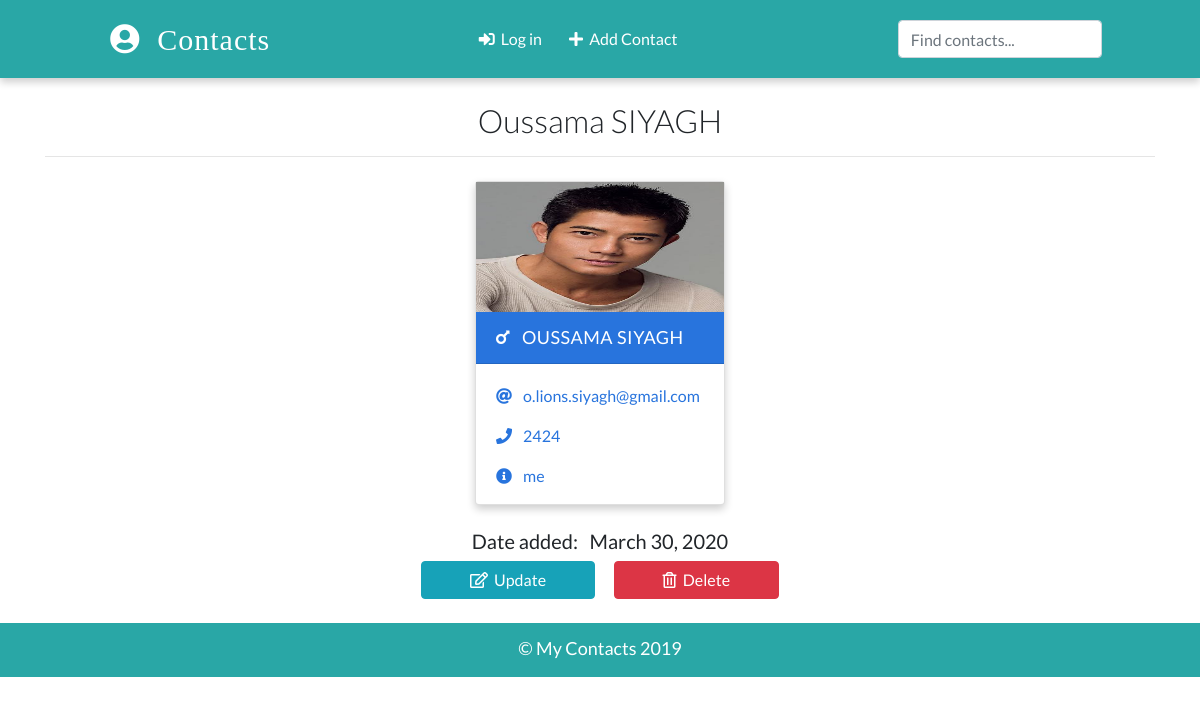
Before: /detail/2 with the older database file.
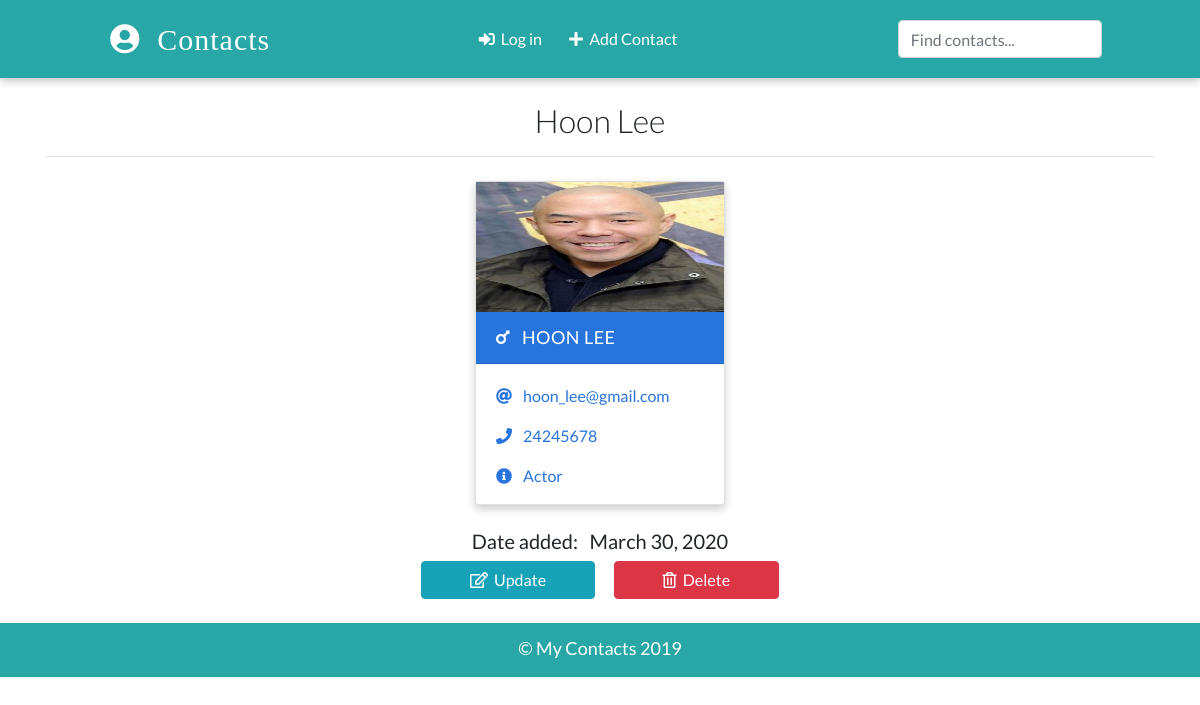
After: the same page with the newer database file.
### app/models.py (models this page shows, shortened)
class Contact(models.Model):
    name = models.CharField(max_length=20)
    email = models.EmailField(max_length=100)
    phone = models.IntegerField()
    info = models.CharField(max_length=30)
    gender = models.CharField(max_length=50, choices=(('male', 'Male'), ('female', 'Female')))
    image = models.ImageField(upload_to='images/', blank=True)
    date_added = models.DateField(default=datetime.now)

### app/views.py (the view)
# urls.py: path('detail/<int:pk>', views.ContactDetailView.as_view(), name="detail"),
class ContactDetailView(DetailView):
    template_name = 'detail.html'
    model = Contact
    context_object_name = 'contact'

### templates/detail.html (shortened to what this page needs)
{% extends 'base.html' %}
{% load static %}
{% block content %}
    <div class="container">
      <h2 class="heading font-weight-light text-center">{{contact.name}}</h2>
      <hr />
    </div>
    <div class="container main-part">
      {% include 'partials/_card.html' %}
    </div>
    <div class="container mt-3">
        <h5 class="text-center">Date added: &nbsp; {{contact.date_added}}</h5>
      <p class="text-center text-light">
        <a class="btn btn-info px-5" href="{% url 'update' contact.id %}">
        <i class="far fa-edit"></i>&nbsp; Update
        </a>
          <a class="btn btn-danger px-5" href="{% url 'delete' contact.id %}">
        <i class="far fa-trash-alt"></i>&nbsp; Delete
          </a>
      </p>
    </div>
{% endblock content %}

### templates/base.html (shortened to what this page needs)
<!doctype html>
{% load static %}
<html lang="en">
  <head>
    <link
      rel="stylesheet"
      href="https://stackpath.bootstrapcdn.com/bootstrap/4.2.1/css/bootstrap.min.css"
    />
    <link rel="stylesheet" href="{% static './css/main.css' %}" />
    <link
      rel="stylesheet"
      href="https://use.fontawesome.com/releases/v5.6.3/css/all.css"
    />
  </head>
  <body>
    <nav>
      <a class="logo" href="{% url 'home' %}">
        <i class="fas fa-user-circle"></i>&nbsp; Contacts
      </a>
      <p class="feature-link m-0 p-0">
        {% if request.user.is_authenticated %}
        <a href="{% url 'logout' %}" class="mr-4 text-white">
        <i class="fas fa-sign-in-alt"></i>&nbsp; Log out
        </a>
        {% else %}
        <a href="{% url 'login' %}" class="mr-4 text-white">
        <i class="fas fa-sign-in-alt"></i>&nbsp; Log in
        </a>
        {% endif %}
      <a href="{% url 'create' %}" class="mr-4 text-white">
      <i class="fas fa-plus"></i>&nbsp; Add Contact
      </a>
      </p>
      <form class="form-inline my-2" action="{% url 'search' %}"  method="GET">
        <input
          class="form-control search- box "
          type="text"
          placeholder="Find contacts..."
          name="search_term"
        />
      </form>
    </nav>
    <br />
        {% block content %}
        {% endblock content %}
    <footer class="mt-4 p-2">
      <p class="text-center p-1 m-0">&copy; My Contacts 2019</p>
    </footer>
  </body>
</html>

### templates/partials/_card.html (shortened to what this page needs)
{% load static %}
{% if contact.gender == 'male' %}
      <div class="card my-2 mx-2 boy-card">
        <img src="{% if contact.image %}
        {{contact.image.url}}
        {% else %}
        {% static './images/boy.png' %}
        {% endif %}" class="img-fluid" />
        <div class="card-header">
          <a href="{% url 'detail' contact.id %}" class="text-white header-link"
            ><i class="fas fa-mars mr-2"></i> {{contact.name}} </a>
        </div>
        <div class="card-body pb-0">
          <p>
            <i class="fas fa-at mr-2"></i>
            <a href="mailto:{{contact.email}}">{{contact.email}}</a>
          </p>
          <p>
            <i class="fas fa-phone mr-2"></i>
            <a href="tel:{{contact.phone}}">{{contact.phone}}</a>
          </p>
          <p><i class="fas fa-info-circle mr-2"></i> {{contact.info}}</p>
        </div>
      </div>
        {% endif %}

### static/css/main.css (style rules this page uses)
:root { --back: #29a7a6; --girl: #e64298; --boy: #2874dd; }
body { font-family: Lato, sans-serif; }
nav { font-weight: light; display: flex; justify-content: space-around; background-color: var(--back); align-items: center; padding-top: 12px; padding-bottom: 12px; box-shadow: 0 4px 8px 0 rgba(0, 0, 0, 0.2); }
.logo { font-size: 30px; letter-spacing: 1px; color: white; padding: 2px 12px; border-radius: 8px; font-family: cursive; }
.card { box-shadow: 0 4px 8px 0 rgba(0, 0, 0, 0.2); transition: 0.3s; min-width: 250px; box-sizing: border-box; }
img { height: 130px !important; }
.card-header { font-size: 18px; letter-spacing: 0.5px; text-transform: uppercase; }
.boy-card .card-header { background-color: var(--boy); }
.boy-card .card-body, .boy-card .card-body p a { color: var(--boy); }
.card-body p { cursor: pointer; }
.main-part { display: flex; flex-wrap: wrap; justify-content: space-evenly; }
footer { background-color: var(--back); color: white; font-size: 18px; border-bottom: 3px solid var(--back); }

Changed rows visible on the page:
changed Contact: name "Oussama SIYAGH" → "Hoon Lee"; image: a different picture; name "OUSSAMA SIYAGH" → "HOON LEE"; email "o.lions.siyagh@gmail.com" → "hoon_lee@gmail.com"; phone "2424" → "24245678"; info "me" → "Actor"
